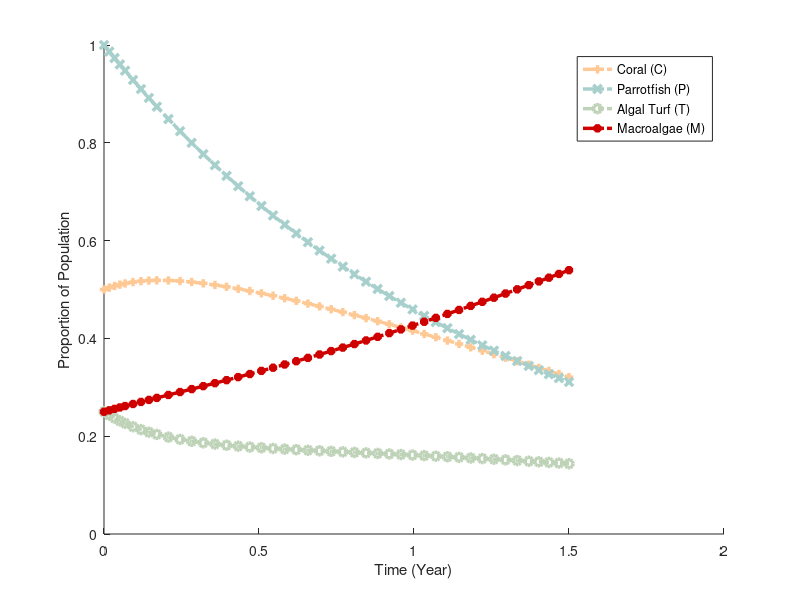

Write MATLAB code to recreate this figure.


r = 10;
d = 2; %unknown
a = 0.1; %unknown
gamma = 3; %unknown
g = 10;
beta = 21; %unknown
kapa = 0.6; %known but not used
mu = 0.22;
h = 1; %<----CONTROL VARIABLE FOR GAME THEORY
alpha = 1;
q = 0.47;
sigma = 0.01; %unknown

g = @(P) (alpha*P)/beta;

% set up DFE
% dC/dt = rTC + sigmaPC - C(aM + d) #ignore sigmaPC for now
% dP/dt = qP(1-P/betaC) + kapaP - (h + mu)P #remove kapaP, so  = qP(1-P/betaC) - (h + mu)P
% dT/dt = dC + (g(P)M)/(M + T) - (rC + gammaM)T
% dM/dt = aMC + gammaMT - (g(P)M)/(M + T)
%
% C = y(1), P = y(2), T = y(3), M = y(4)
f = @(t,y) [r*y(3)*y(1) + sigma*y(2)*y(1) - y(1)*(a*y(4) + d),
            q*y(2)*(1-(y(2)/(beta*y(1)))) - (h+mu)*y(2), 
            d*y(1) + (g(y(2))*y(4))/(y(4)+y(3)) - (r*y(1) + gamma*y(4))*y(3),
            a * y(4)*y(1) + gamma*y(4)*y(3) - (g(y(2))*y(4))/(y(4)+y(3))];

C = 1/2;
P = 1;
T = 1/4;
M = 1/4;
        
  
% solve with ODE 45
[t,ya] = ode45(f, [0 1.5], [C, P, T, M]);

% graph
figure
hold on
plot(t, ya(:,1), '+-.', 'Color', '#FFC996', 'Linewidth', 2.5)
plot(t, ya(:,2), 'x-.', 'Color', '#A7D0CD', 'Linewidth', 2.5)
plot(t, ya(:,3), 'o-.', 'Color', '#BDD2B6', 'Linewidth', 2.5)
plot(t, ya(:,4), '*-.', 'Color', '#CF0000', 'Linewidth', 2.5)
legend('Coral (C)', 'Parrotfish (P)', 'Algal Turf (T)', 'Macroalgae (M)')
xlabel('Time (Year)')
ylabel('Proportion of Population')